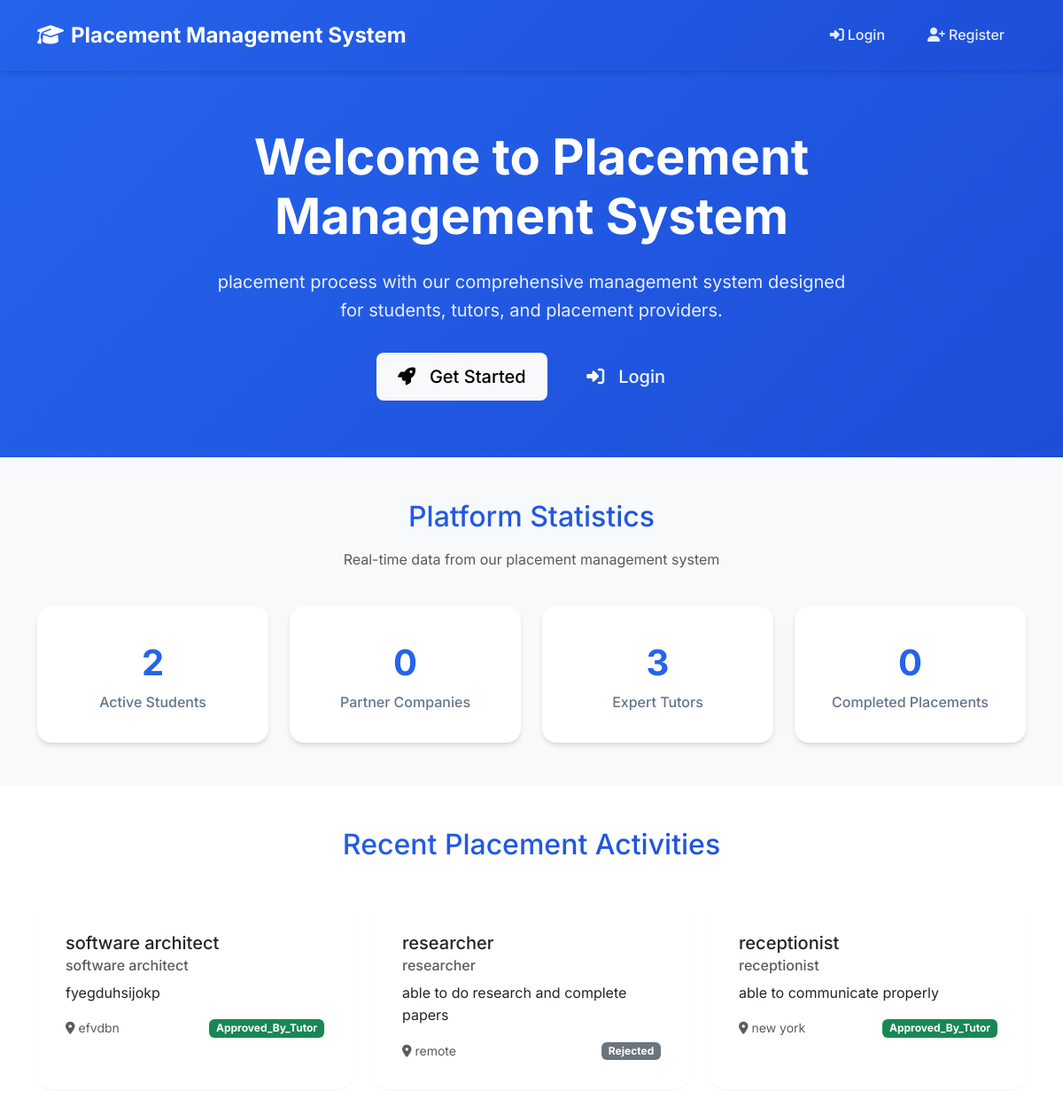
The app's page /, older data.
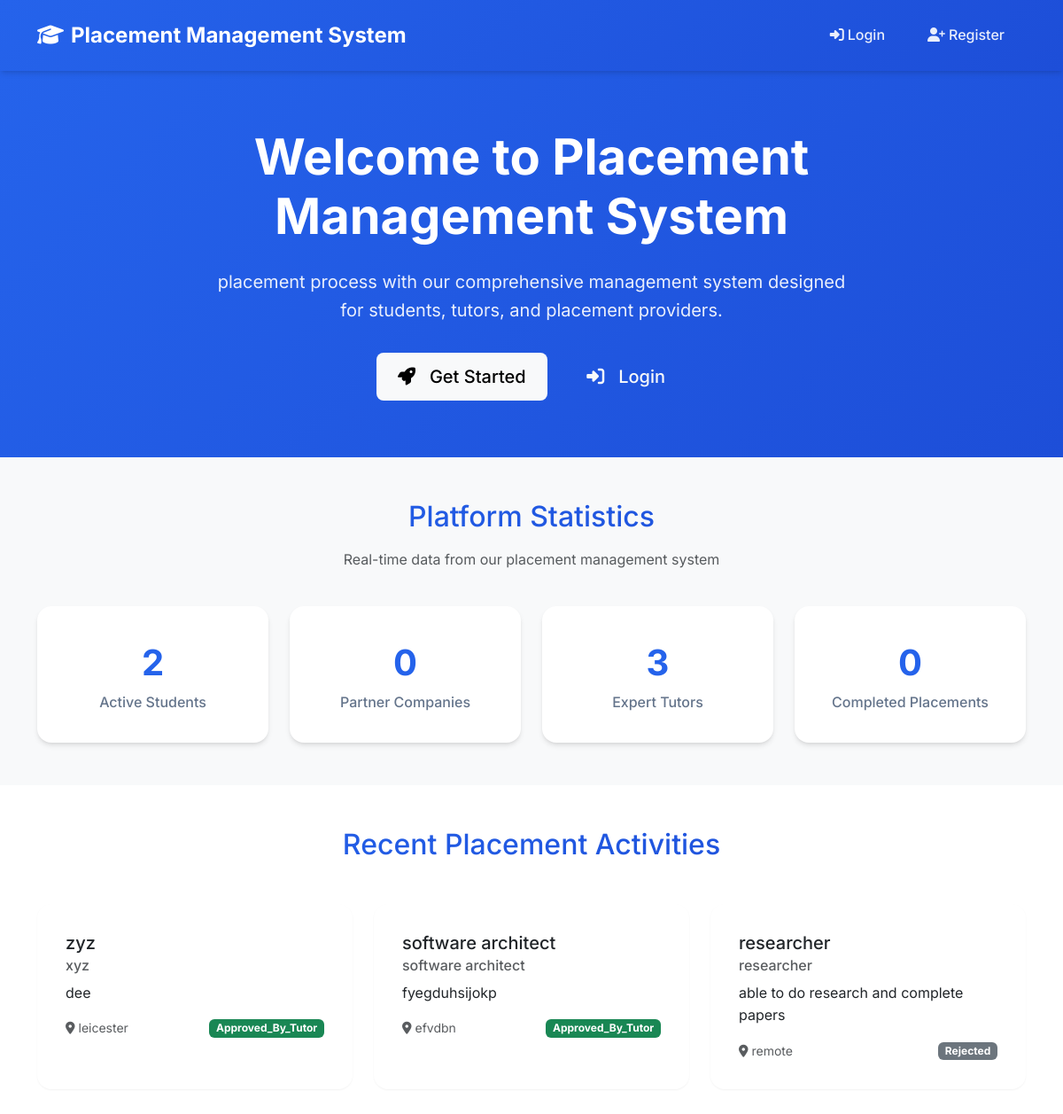
The same page, newer data.
### placements/models.py (models this page shows, shortened)
class PlacementRequest(models.Model):
    STATUS_CHOICES = (
        ('pending', 'Pending'),
        ('approved_by_provider', 'Approved by Provider'),
        ('approved_by_tutor', 'Approved by Tutor'),
        ('rejected', 'Rejected'),
        ('completed', 'Completed'),
    )
    student = models.ForeignKey(StudentProfile, on_delete=models.CASCADE)
    provider = models.ForeignKey(ProviderProfile, on_delete=models.CASCADE)
    tutor = models.ForeignKey(
        'accounts.TutorProfile',
        on_delete=models.SET_NULL,
        null=True,
        blank=True,
        related_name='placement_requests',
        verbose_name='Assigned Tutor'
    )
    company_name = models.CharField(max_length=200)
    job_title = models.CharField(max_length=100)
    job_description = models.TextField()
    start_date = models.DateField()
    end_date = models.DateField()
    location = models.CharField(max_length=200)
    latitude = models.DecimalField(max_digits=10, decimal_places=8, null=True, blank=True)
    longitude = models.DecimalField(max_digits=11, decimal_places=8, null=True, blank=True)
    status = models.CharField(max_length=20, choices=STATUS_CHOICES, default='pending')
    documents = models.FileField(upload_to='placement_documents/', null=True, blank=True)
    created_at = models.DateTimeField(auto_now_add=True)
    updated_at = models.DateTimeField(auto_now=True)
    provider_approved_at = models.DateTimeField(null=True, blank=True)
    tutor_approved_at = models.DateTimeField(null=True, blank=True)
    approved_by_tutor = models.ForeignKey(
        User,
        on_delete=models.SET_NULL,
        null=True,
        blank=True,
        related_name='approved_placements'
    )
    tutor_comments = models.TextField(blank=True, help_text="Comments from tutor during approval/rejection")
    provider_comments = models.TextField(blank=True, help_text="Comments from provider during approval/rejection")

### core/views.py (the view)
# urls.py: path('', views.home, name='home'),
def home(request):
    try:
        total_students = StudentProfile.objects.count()
        total_tutors = TutorProfile.objects.count()
        total_providers = ProviderProfile.objects.count()
        total_placements = PlacementRequest.objects.count()
        recent_placements = PlacementRequest.objects.select_related(
            'student__user', 'provider__user'
        ).order_by('-created_at')[:3]
        pending_placements = PlacementRequest.objects.filter(status='pending').count()
        approved_placements = PlacementRequest.objects.filter(
            status__in=['approved_by_provider', 'approved_by_tutor']
        ).count()
        completed_placements = PlacementRequest.objects.filter(status='completed').count()
        context = {
            'stats': {
                'total_placements': total_placements,
                'pending_placements': pending_placements,
                'approved_placements': approved_placements,
                'completed_placements': completed_placements,
            },
            'recent_placements': recent_placements,
            'total_students': total_students,
            'total_providers': total_providers,
            'total_tutors': total_tutors,
        }
        return render(request, 'index.html', context)
    except Exception as e:
        logger.error(f"Error in home view: {str(e)}")
        context = {
            'stats': {
                'total_placements': 0,
                'pending_placements': 0,
                'approved_placements': 0,
                'completed_placements': 0,
            },
            'recent_placements': [],
            'total_students': 0,
            'total_providers': 0,
            'total_tutors': 0,
        }
        return render(request, 'index.html', context)

### core/context_processors.py (called while the page is built)
def global_context(request):
    context = {
        'site_name': 'Placement Management System',
        'current_year': 2024,
    }
    if hasattr(settings, 'GOOGLE_MAPS_API_KEY'):
        context['google_maps_api_key'] = settings.GOOGLE_MAPS_API_KEY
    else:
        context['google_maps_api_key'] = ''
    return context

### templates/index.html (shortened to what the changed rows need)
<!DOCTYPE html>
<html lang="en">
<head>
    <link href="https://cdn.jsdelivr.net/npm/bootstrap@5.3.2/dist/css/bootstrap.min.css" rel="stylesheet">
    <link href="https://cdnjs.cloudflare.com/ajax/libs/font-awesome/6.4.0/css/all.min.css" rel="stylesheet">
</head>
<body>
    <main style="margin-top: 80px;">
        {% block content %}
        <section class="hero-section">
            <div class="container">
                <div class="row justify-content-center">
                    <div class="col-lg-8">
                        <h1 class="hero-title">
                            Welcome to {{ site_name }}
                        </h1>
                    </div>
                </div>
            </div>
        </section>
        <section class="py-5 bg-light">
            <div class="container">
                <div class="row text-center mb-4">
                    <div class="col-12">
                        <h2 class="text-gradient mb-3">Platform Statistics</h2>
                    </div>
                </div>
            </div>
        </section>
        {% if recent_placements %}
        <section class="py-5">
            <div class="container">
                <div class="row">
                    <div class="col-12">
                        <h2 class="text-center text-gradient mb-5">Recent Placement Activities</h2>
                    </div>
                </div>
                <div class="row g-4">
                    {% for placement in recent_placements %}
                    <div class="col-lg-4 col-md-6">
                        <div class="card h-100">
                            <div class="card-body">
                                <h5 class="card-title">{{ placement.job_title }}</h5>
                                <h6 class="card-subtitle mb-2 text-muted">{{ placement.company_name }}</h6>
                                <p class="card-text">{{ placement.job_description|truncatewords:15 }}</p>
                                <div class="d-flex justify-content-between align-items-center">
                                    <small class="text-muted">
                                        <i class="fas fa-map-marker-alt me-1"></i>{{ placement.location }}
                                    </small>
                                    <span class="badge bg-{% if placement.status == 'pending' %}warning{% elif placement.status == 'approved_by_tutor' %}success{% elif placement.status == 'completed' %}primary{% else %}secondary{% endif %}">
                                        {{ placement.status|title }}
                                    </span>
                                </div>
                            </div>
                        </div>
                    </div>
                    {% endfor %}
                </div>
            </div>
        </section>
        {% endif %}
        {% endblock %}
    </main>
</body>
</html>

Row changes from the older to the newer data that the page shows:
no longer on this page (row unchanged): PlacementRequest: job_title "receptionist", company_name "receptionist", job_description "able to communicate properly", location "new york", status "Approved_By_Tutor"
added PlacementRequest: job_title "zyz", company_name "xyz", job_description "dee", location "leicester", status "Approved_By_Tutor"
